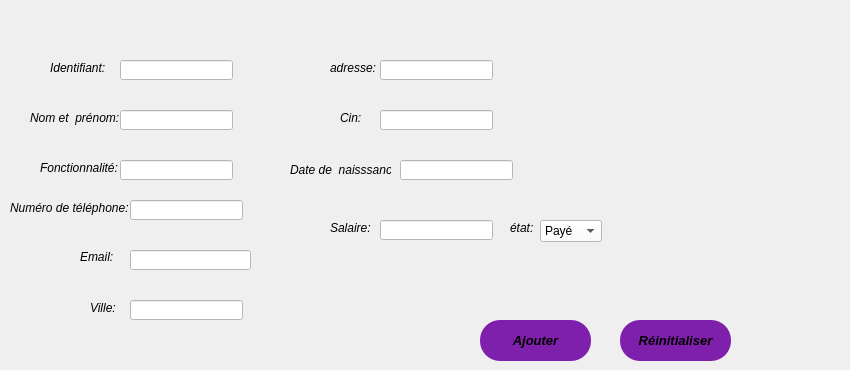
      <widget class="QWidget" name="tab_3">
       <attribute name="title">
        <string> Ajouter  un personnel</string>
       </attribute>
       <widget class="QLabel" name="label_3">
        <property name="geometry">
         <rect>
          <x>30</x>
          <y>110</y>
          <width>91</width>
          <height>16</height>
         </rect>
        </property>
        <property name="font">
         <font>
          <italic>true</italic>
         </font>
        </property>
        <property name="text">
         <string>Nom et  prénom:</string>
        </property>
       </widget>
       <widget class="QLineEdit" name="nmpr">
        <property name="geometry">
         <rect>
          <x>120</x>
          <y>110</y>
          <width>113</width>
          <height>20</height>
         </rect>
        </property>
        <property name="styleSheet">
         <string notr="true">background-color: rgb(255, 255, 255);
</string>
        </property>
       </widget>
       <widget class="QLabel" name="label_5">
        <property name="geometry">
         <rect>
          <x>40</x>
          <y>160</y>
          <width>91</width>
          <height>16</height>
         </rect>
        </property>
        <property name="font">
         <font>
          <italic>true</italic>
         </font>
        </property>
        <property name="text">
         <string>Fonctionnalité:</string>
        </property>
       </widget>
       <widget class="QLineEdit" name="fn">
        <property name="geometry">
         <rect>
          <x>120</x>
          <y>160</y>
          <width>113</width>
          <height>20</height>
         </rect>
        </property>
        <property name="styleSheet">
         <string notr="true">background-color: rgb(255, 255, 255);</string>
        </property>
       </widget>
       <widget class="QLabel" name="label_6">
        <property name="geometry">
         <rect>
          <x>10</x>
          <y>200</y>
          <width>121</width>
          <height>16</height>
         </rect>
        </property>
        <property name="font">
         <font>
          <italic>true</italic>
         </font>
        </property>
        <property name="text">
         <string>Numéro de téléphone:</string>
        </property>
       </widget>
       <widget class="QLineEdit" name="numtel">
        <property name="geometry">
         <rect>
          <x>130</x>
          <y>200</y>
          <width>113</width>
          <height>20</height>
         </rect>
        </property>
        <property name="styleSheet">
         <string notr="true">background-color: rgb(255, 255, 255);</string>
        </property>
       </widget>
       <widget class="QLabel" name="label_7">
        <property name="geometry">
         <rect>
          <x>80</x>
          <y>250</y>
          <width>47</width>
          <height>14</height>
         </rect>
        </property>
        <property name="font">
         <font>
          <italic>true</italic>
         </font>
        </property>
        <property name="text">
         <string>Email:</string>
        </property>
       </widget>
       <widget class="QLineEdit" name="adrm">
        <property name="geometry">
         <rect>
          <x>130</x>
          <y>250</y>
          <width>121</width>
          <height>20</height>
         </rect>
        </property>
        <property name="styleSheet">
         <string notr="true">background-color: rgb(255, 255, 255);</string>
        </property>
       </widget>
       <widget class="QLineEdit" name="ville">
        <property name="geometry">
         <rect>
          <x>130</x>
          <y>300</y>
          <width>113</width>
          <height>20</height>
         </rect>
        </property>
        <property name="styleSheet">
         <string notr="true">alternate-background-color: rgb(255, 255, 255);
background-color: rgb(255, 255, 255);</string>
        </property>
       </widget>
       <widget class="QLabel" name="label_8">
        <property name="geometry">
         <rect>
          <x>90</x>
          <y>300</y>
          <width>31</width>
          <height>16</height>
         </rect>
        </property>
        <property name="font">
         <font>
          <italic>true</italic>
         </font>
        </property>
        <property name="text">
         <string>Ville:</string>
        </property>
       </widget>
       <widget class="QLineEdit" name="adr">
        <property name="geometry">
         <rect>
          <x>380</x>
          <y>60</y>
          <width>113</width>
          <height>20</height>
         </rect>
        </property>
        <property name="styleSheet">
         <string notr="true">background-color: rgb(255, 255, 255);</string>
        </property>
       </widget>
       <widget class="QLineEdit" name="cin">
        <property name="geometry">
         <rect>
          <x>380</x>
          <y>110</y>
          <width>113</width>
          <height>20</height>
         </rect>
        </property>
        <property name="styleSheet">
         <string notr="true">background-color: rgb(255, 255, 255);</string>
        </property>
       </widget>
       <widget class="QLabel" name="label_9">
        <property name="geometry">
         <rect>
          <x>330</x>
          <y>60</y>
          <width>51</width>
          <height>16</height>
         </rect>
        </property>
        <property name="font">
         <font>
          <italic>true</italic>
         </font>
        </property>
        <property name="text">
         <string>adresse:</string>
        </property>
       </widget>
       <widget class="QLabel" name="label_10">
        <property name="geometry">
         <rect>
          <x>340</x>
          <y>110</y>
          <width>31</width>
          <height>16</height>
         </rect>
        </property>
        <property name="font">
         <font>
          <italic>true</italic>
         </font>
        </property>
        <property name="text">
         <string>Cin:</string>
        </property>
       </widget>
       <widget class="QLabel" name="label_11">
        <property name="geometry">
         <rect>
          <x>330</x>
          <y>220</y>
          <width>91</width>
          <height>16</height>
         </rect>
        </property>
        <property name="font">
         <font>
          <italic>true</italic>
         </font>
        </property>
        <property name="text">
         <string>Salaire:</string>
        </property>
       </widget>
       <widget class="QLineEdit" name="sal">
        <property name="geometry">
         <rect>
          <x>380</x>
          <y>220</y>
          <width>113</width>
          <height>20</height>
         </rect>
        </property>
        <property name="styleSheet">
         <string notr="true">background-color: rgb(255, 255, 255);</string>
        </property>
       </widget>
       <widget class="QLabel" name="label_12">
        <property name="geometry">
         <rect>
          <x>510</x>
          <y>220</y>
          <width>91</width>
          <height>16</height>
         </rect>
        </property>
        <property name="font">
         <font>
          <italic>true</italic>
         </font>
        </property>
        <property name="text">
         <string>état:</string>
        </property>
       </widget>
       <widget class="QComboBox" name="comboBox">
        <property name="geometry">
         <rect>
          <x>540</x>
          <y>220</y>
          <width>62</width>
          <height>22</height>
         </rect>
        </property>
        <property name="styleSheet">
         <string notr="true">background-color: rgb(255, 255, 255);</string>
        </property>
        <item>
         <property name="text">
          <string>Payé</string>
         </property>
        </item>
        <item>
         <property name="text">
          <string>Impayé</string>
         </property>
        </item>
        <item>
         <property name="text">
          <string>à Payé</string>
         </property>
        </item>
       </widget>
       <widget class="QLineEdit" name="datenais">
        <property name="geometry">
         <rect>
          <x>400</x>
          <y>160</y>
          <width>113</width>
          <height>20</height>
         </rect>
        </property>
        <property name="styleSheet">
         <string notr="true">background-color: rgb(255, 255, 255);</string>
        </property>
       </widget>
       <widget class="QLabel" name="label_47">
        <property name="geometry">
         <rect>
          <x>290</x>
          <y>160</y>
          <width>101</width>
          <height>20</height>
         </rect>
        </property>
        <property name="font">
         <font>
          <italic>true</italic>
         </font>
        </property>
        <property name="text">
         <string>Date de  naisssance:</string>
        </property>
       </widget>
       <widget class="QLabel" name="label_19">
        <property name="geometry">
         <rect>
          <x>730</x>
          <y>0</y>
          <width>111</width>
          <height>101</height>
         </rect>
        </property>
        <property name="text">
         <string/>
        </property>
       </widget>
       <widget class="QPushButton" name="ajouter">
        <property name="geometry">
         <rect>
          <x>480</x>
          <y>320</y>
          <width>111</width>
          <height>41</height>
         </rect>
        </property>
        <property name="font">
         <font>
          <pointsize>10</pointsize>
          <weight>75</weight>
          <italic>true</italic>
          <bold>true</bold>
         </font>
        </property>
        <property name="styleSheet">
         <string notr="true">
QPushButton
{
border-radius: 10px 100px / 120px;
background-color: rgb(126, 32, 172);
border-color: rgb(0, 0, 255);
border-radius: 20px;
}
QPushButton:hover
{

border-left:10px solid rgb(255, 255, 255);
color:rgb(255, 255, 255);
}
QPushButton:pressed
{
font: 11pt &quot;Microsoft YaHei&quot;;
}

</string>
        </property>
        <property name="text">
         <string>Ajouter</string>
        </property>
       </widget>
       <widget class="QPushButton" name="renitialiser">
        <property name="geometry">
         <rect>
          <x>620</x>
          <y>320</y>
          <width>111</width>
          <height>41</height>
         </rect>
        </property>
        <property name="font">
         <font>
          <pointsize>10</pointsize>
          <weight>75</weight>
          <italic>true</italic>
          <bold>true</bold>
         </font>
        </property>
        <property name="styleSheet">
         <string notr="true">
QPushButton
{
border-radius: 10px 100px / 120px;
background-color: rgb(126, 32, 172);
border-color: rgb(0, 0, 255);
border-radius: 20px;
}
QPushButton:hover
{

border-left:10px solid rgb(255, 255, 255);
color:rgb(255, 255, 255);
}
QPushButton:pressed
{
font: 11pt &quot;Microsoft YaHei&quot;;
}

</string>
        </property>
        <property name="text">
         <string>Réinitialiser</string>
        </property>
       </widget>
       <widget class="QLineEdit" name="id">
        <property name="geometry">
         <rect>
          <x>120</x>
          <y>60</y>
          <width>113</width>
          <height>20</height>
         </rect>
        </property>
        <property name="styleSheet">
         <string notr="true">background-color: rgb(255, 255, 255);
</string>
        </property>
        <property name="text">
         <string/>
        </property>
       </widget>
       <widget class="QLabel" name="label_13">
        <property name="geometry">
         <rect>
          <x>50</x>
          <y>60</y>
          <width>91</width>
          <height>16</height>
         </rect>
        </property>
        <property name="font">
         <font>
          <italic>true</italic>
         </font>
        </property>
        <property name="text">
         <string>Identifiant:</string>
        </property>
       </widget>
       <zorder>label_13</zorder>
       <zorder>label_6</zorder>
       <zorder>label_12</zorder>
       <zorder>label_11</zorder>
       <zorder>label_5</zorder>
       <zorder>label_3</zorder>
       <zorder>nmpr</zorder>
       <zorder>fn</zorder>
       <zorder>numtel</zorder>
       <zorder>label_7</zorder>
       <zorder>adrm</zorder>
       <zorder>ville</zorder>
       <zorder>label_8</zorder>
       <zorder>adr</zorder>
       <zorder>cin</zorder>
       <zorder>label_9</zorder>
       <zorder>label_10</zorder>
       <zorder>sal</zorder>
       <zorder>datenais</zorder>
       <zorder>label_47</zorder>
       <zorder>comboBox</zorder>
       <zorder>label_19</zorder>
       <zorder>ajouter</zorder>
       <zorder>renitialiser</zorder>
       <zorder>id</zorder>
      </widget>
